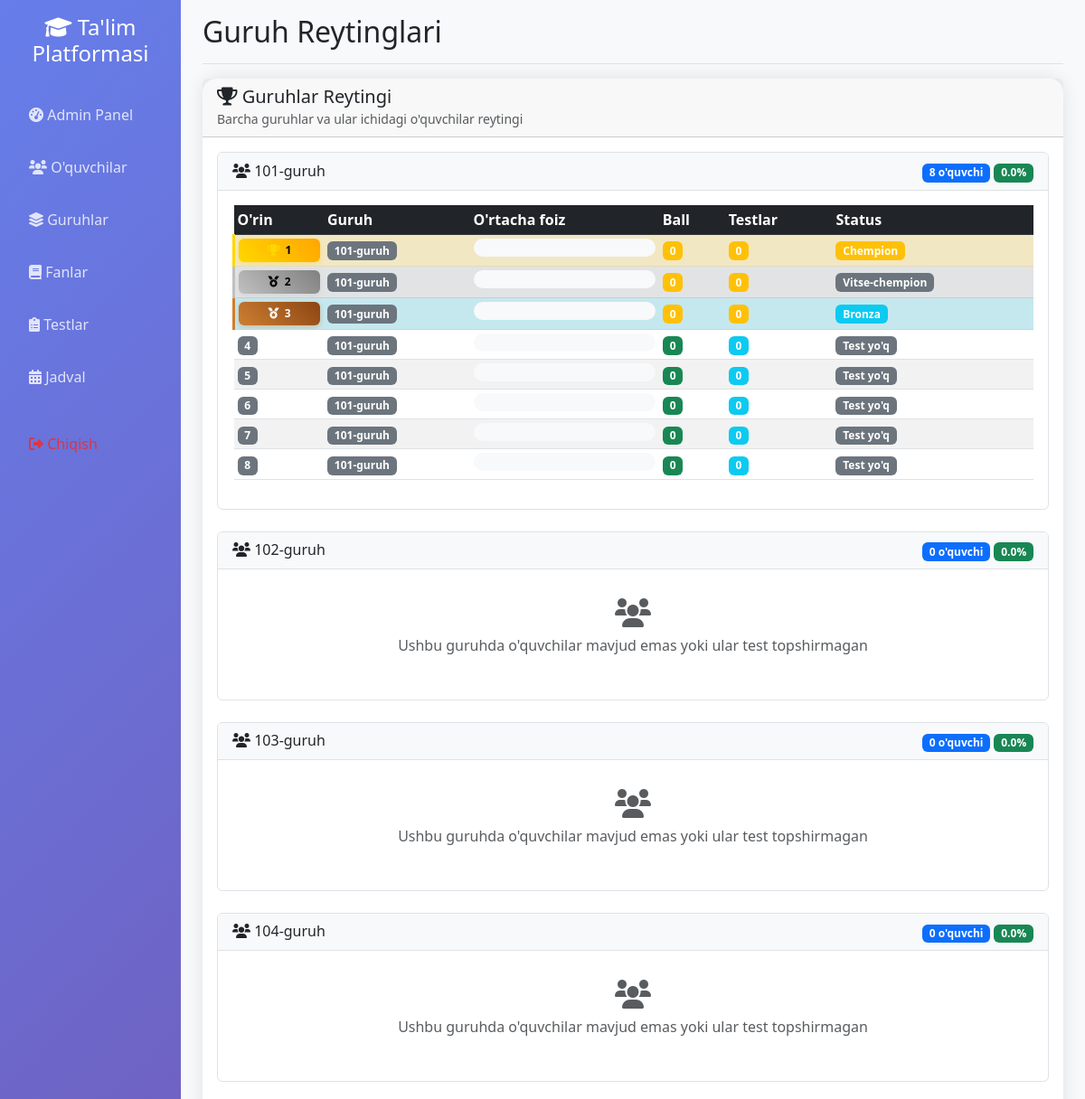
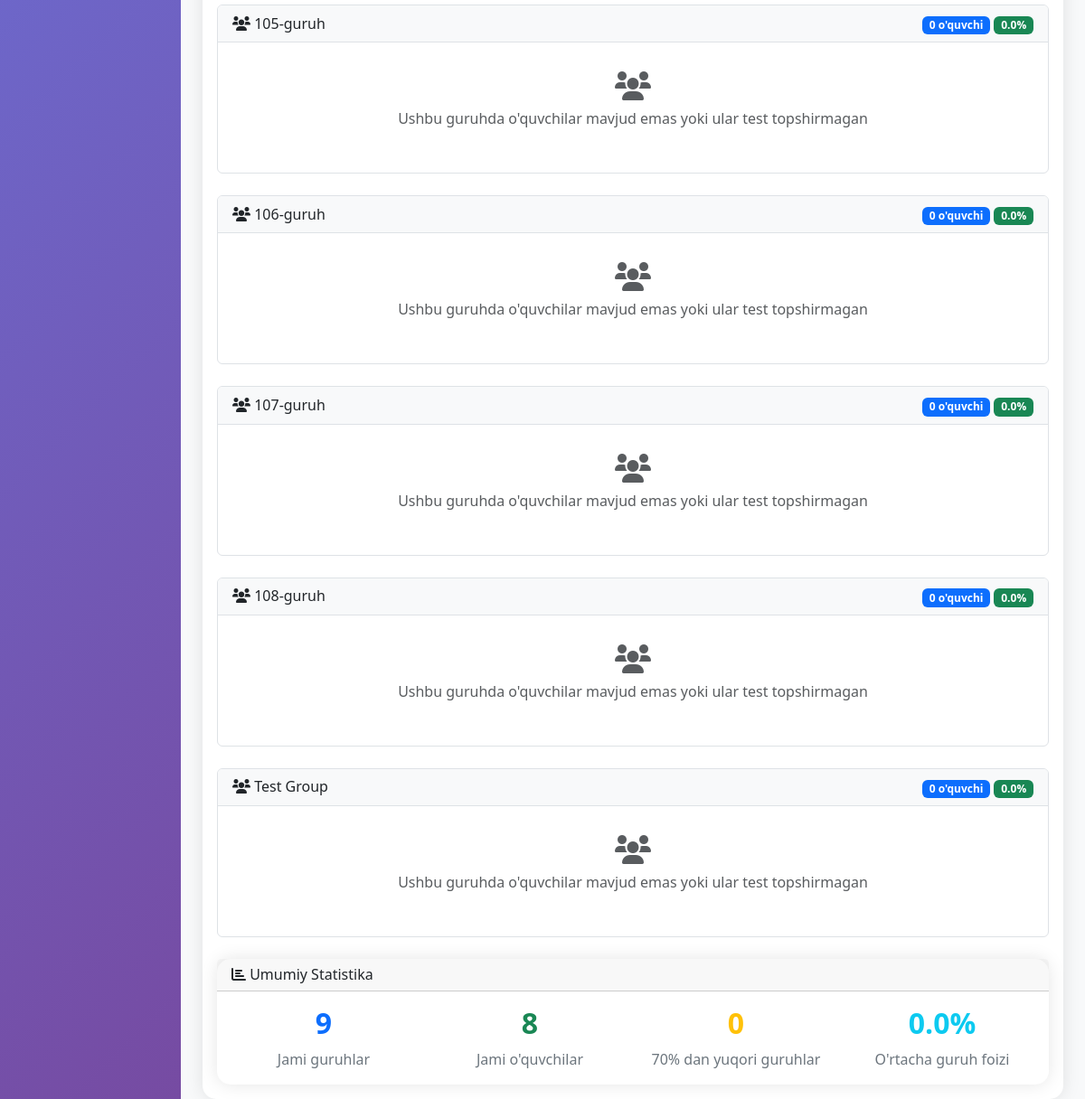
The page /group_rating (signed in) on the database its author committed (2 pictures, top to bottom).
### app.py (models this page shows)
class Group(db.Model):
    __tablename__ = 'group'
    id = db.Column(db.Integer, primary_key=True)
    name = db.Column(db.String(50), unique=True, nullable=False, index=True)
    description = db.Column(db.Text)
    total_score = db.Column(db.Integer, default=0)
    leader = db.relationship('User', backref=db.backref('led_group', uselist=False), foreign_keys=[User.group_id])
    schedules = db.relationship('Schedule', backref='group', lazy=True, cascade='all, delete-orphan')

### app.py (the view)
@app.route('/group_rating')
def group_rating():
    if not session.get('logged_in', False):
        return redirect(url_for('login'))
    user = User.query.get(session['user_id'])
    groups = Group.query.all()
    group_data = []
    for group in groups:
        group_leader = User.query.filter_by(group_id=group.id, is_group_leader=True).first()
        regular_students = User.query.filter_by(group_id=group.id, is_admin=False, is_group_leader=False).all()
        total_students = len(regular_students)
        student_rankings = []
        for student in regular_students:
            results = TestResult.query.filter_by(user_id=student.id).all()
            avg_percentage = 0
            if results:
                avg_percentage = sum(r.percentage for r in results) / len(results)
            total_points = sum(r.points_earned for r in results)
            student_rankings.append({
                'student': student,
                'avg_percentage': avg_percentage,
                'total_points': total_points,
                'total_tests': len(results)
            })
        student_rankings.sort(key=lambda x: x['avg_percentage'], reverse=True)
        for i, ranking in enumerate(student_rankings, 1):
            ranking['rank'] = i
        student_ids = [s.id for s in regular_students]
        test_results = TestResult.query.filter(TestResult.user_id.in_(student_ids)).all()
        avg_percentage = 0
        if test_results:
            avg_percentage = sum(r.percentage for r in test_results) / len(test_results)
        group_data.append({
            'group': group,
            'group_leader': group_leader,
            'total_students': total_students,
            'avg_percentage': avg_percentage,
            'total_tests': len(test_results),
            'student_rankings': student_rankings
        })
    group_data.sort(key=lambda x: x['avg_percentage'], reverse=True)
    return render_template('group_rating.html', group_data=group_data)

### app.py (called while the page is built, shortened)
@app.context_processor
def inject_user():
    class CurrentUser:
        def __init__(self):
            self.is_authenticated = session.get('logged_in', False)
            self.is_admin = session.get('is_admin', False)
            self.is_group_leader = session.get('is_group_leader', False)
            self.username = session.get('username', '')
            self.id = session.get('user_id', None)
    return dict(current_user=CurrentUser(), datetime=datetime)

### templates/group_rating.html (shortened to what this page needs)
{% extends "base.html" %}
{% block page_title %}Guruh Reytinglari{% endblock %}
{% block content %}
<div class="row">
    <div class="col-12">
        <div class="card">
            <div class="card-header">
                <h5 class="mb-0">
                    <i class="fas fa-trophy"></i> Guruhlar Reytingi
                </h5>
                <small class="text-muted">Barcha guruhlar va ular ichidagi o'quvchilar reytingi</small>
            </div>
            <div class="card-body">
                {% if group_data %}
                    {% for group_info in group_data %}
                    <div class="group-rating-card mb-4">
                        <div class="card-header d-flex justify-content-between align-items-center">
                            <div>
                                <h6 class="mb-0">
                                    <i class="fas fa-users"></i> {{ group_info.group.name }}
                                </h6>
                            </div>
                            <div>
                                <span class="badge bg-primary">{{ group_info.total_students }} o'quvchi</span>
                                <span class="badge bg-success">{{ "%.1f"|format(group_info.avg_percentage) }}%</span>
                            </div>
                        </div>
                        <div class="card-body">
                            {% if group_info.student_rankings %}
                                <div class="table-responsive">
                                    <table class="table table-sm table-striped">
                                        <thead class="table-dark">
                                            <tr>
                                                <th>O'rin</th>
                                                <th>Guruh</th>
                                                <th>O'rtacha foiz</th>
                                                <th>Ball</th>
                                                <th>Testlar</th>
                                                <th>Status</th>
                                            </tr>
                                        </thead>
                                        <tbody>
                                            {% for student in group_info.student_rankings %}
                                            <tr class="{% if student.rank == 1 %}table-warning{% elif student.rank == 2 %}table-secondary{% elif student.rank == 3 %}table-info{% endif %}">
                                                <td>
                                                    {% if student.rank == 1 %}
                                                        <div class="rank-badge gold">
                                                            <i class="fas fa-trophy"></i> {{ student.rank }}
                                                        </div>
                                                    {% elif student.rank == 2 %}
                                                        <div class="rank-badge silver">
                                                            <i class="fas fa-medal"></i> {{ student.rank }}
                                                        </div>
                                                    {% elif student.rank == 3 %}
                                                        <div class="rank-badge bronze">
                                                            <i class="fas fa-medal"></i> {{ student.rank }}
                                                        </div>
                                                    {% else %}
                                                        <span class="badge bg-secondary">{{ student.rank }}</span>
                                                    {% endif %}
                                                </td>
                                                <td>
                                                    <span class="badge bg-secondary">{{ student.student.group.name if student.student.group else 'Guruh yo\'q' }}</span>
                                                </td>
                                                <td>
                                                    <div class="progress" style="height: 20px; min-width: 100px;">
                                                    </div>
                                                </td>
                                                <td>
                                                    <span class="badge bg-{{ 'warning' if student.rank <= 3 else 'success' }}">{{ student.total_points }}</span>
                                                </td>
                                                <td>
                                                    <span class="badge bg-{{ 'warning' if student.rank <= 3 else 'info' }}">{{ student.total_tests }}</span>
                                                </td>
                                                <td>
                                                    {% if student.rank == 1 %}
                                                        <span class="badge bg-warning">Chempion</span>
                                                    {% elif student.rank == 2 %}
                                                        <span class="badge bg-secondary">Vitse-chempion</span>
                                                    {% elif student.rank == 3 %}
                                                        <span class="badge bg-info">Bronza</span>
                                                    {% elif student.avg_percentage >= 90 %}
                                                        <span class="badge bg-success">A'lo</span>
                                                    {% elif student.avg_percentage >= 75 %}
                                                        <span class="badge bg-primary">Yaxshi</span>
                                                    {% elif student.avg_percentage >= 60 %}
                                                        <span class="badge bg-warning">Qoniqarli</span>
                                                    {% elif student.avg_percentage > 0 %}
                                                        <span class="badge bg-danger">Qoniqarsiz</span>
                                                    {% else %}
                                                        <span class="badge bg-secondary">Test yo'q</span>
                                                    {% endif %}
                                                </td>
                                            </tr>
                                            {% endfor %}
                                        </tbody>
                                    </table>
                                </div>
                            {% else %}
                                <div class="text-center text-muted py-3">
                                    <i class="fas fa-users fa-2x mb-2"></i>
                                    <p>Ushbu guruhda o'quvchilar mavjud emas yoki ular test topshirmagan</p>
                                </div>
                            {% endif %}
                        </div>
                    </div>
                    {% endfor %}
                    <div class="row mt-4">
                        <div class="col-md-12">
                            <div class="card">
                                <div class="card-header">
                                    <h6 class="mb-0">
                                        <i class="fas fa-chart-bar"></i> Umumiy Statistika
                                    </h6>
                                </div>
                                <div class="card-body">
                                    <div class="row text-center">
                                        <div class="col-md-3">
                                            <div class="stat-item">
                                                <h5 class="text-primary">{{ group_data|length }}</h5>
                                                <p>Jami guruhlar</p>
                                            </div>
                                        </div>
                                        <div class="col-md-3">
                                            <div class="stat-item">
                                                <h5 class="text-success">{{ group_data|sum(attribute='total_students') }}</h5>
                                                <p>Jami o'quvchilar</p>
                                            </div>
                                        </div>
                                        <div class="col-md-3">
                                            <div class="stat-item">
                                                <h5 class="text-warning">{{ group_data|selectattr('avg_percentage', 'ge', 70)|list|length }}</h5>
                                                <p>70% dan yuqori guruhlar</p>
                                            </div>
                                        </div>
                                        <div class="col-md-3">
                                            <div class="stat-item">
                                                <h5 class="text-info">{{ "%.1f"|format((group_data|sum(attribute='avg_percentage') / group_data|length)) }}%</h5>
                                                <p>O'rtacha guruh foizi</p>
                                            </div>
                                        </div>
                                    </div>
                                </div>
                            </div>
                        </div>
                    </div>
                {% endif %}
            </div>
        </div>
    </div>
</div>
{% endblock %}

### static/css/enhanced_ui.css (style rules this page uses)
.card-enhanced { border: none; box-shadow: 0 10px 30px rgba(0, 0, 0, 0.1); transition: all 0.3s ease; }
.progress-enhanced { height: 25px; border-radius: 15px; overflow: hidden; background: #f8f9fa; }

### templates/base.html (style rules this page uses)
.card { border: none; border-radius: 15px; box-shadow: 0 0 20px rgba(0,0,0,0.1); transition: transform 0.3s; }

### templates/group_rating.html (style rules this page uses)
.group-rating-card { border: 1px solid #dee2e6; border-radius: 0.375rem; }
.group-rating-card .card-header { background-color: #f8f9fa; border-bottom: 1px solid #dee2e6; }
.progress { min-width: 100px; }
.badge { font-size: 0.75em; }
.stat-item h5 { font-size: 2rem; font-weight: bold; margin-bottom: 0.5rem; }
.stat-item p { margin: 0; color: #6c757d; }
.rank-badge { padding: 0.25rem 0.5rem; border-radius: 0.375rem; font-weight: bold; font-size: 0.75em; text-align: center; min-width: 40px; }
.rank-badge.gold { background: linear-gradient(45deg, #FFD700, #FFA500); color: #000; box-shadow: 0 2px 6px rgba(255, 215, 0, 0.4); }
.rank-badge.silver { background: linear-gradient(45deg, #C0C0C0, #808080); color: #000; box-shadow: 0 2px 6px rgba(192, 192, 192, 0.4); }
.rank-badge.bronze { background: linear-gradient(45deg, #CD7F32, #8B4513); color: #fff; box-shadow: 0 2px 6px rgba(205, 127, 50, 0.4); }
.table-warning { background-color: rgba(255, 193, 7, 0.15) !important; border-left: 3px solid #FFD700; }
.table-secondary { background-color: rgba(108, 117, 125, 0.15) !important; border-left: 3px solid #C0C0C0; }
.table-info { background-color: rgba(23, 162, 184, 0.15) !important; border-left: 3px solid #CD7F32; }
.table-warning td, .table-secondary td, .table-info td { font-weight: 500; }
.rank-badge i { margin-right: 0.2rem; }
.rank-badge.gold i { color: #FFD700; animation: shine 2s infinite; }

### rows shown on the page
Group: group.name "101-guruh", student.group "101-guruh" "101-guruh" "101-guruh" "101-guruh" "101-guruh" "101-guruh" "101-guruh" "101-guruh"
Group: group.name "102-guruh"
Group: group.name "103-guruh"
Group: group.name "104-guruh"
Group: group.name "105-guruh"
Group: group.name "106-guruh"
Group: group.name "107-guruh"
Group: group.name "108-guruh"
Group: group.name "Test Group"

### other values the page prints
{{ group_info.total_students }} "8" "0" "0" "0" "0" "0" "0" "0" "0"
{{ "%.1f"|format(group_info.avg_percentage) }} "0.0" "0.0" "0.0" "0.0" "0.0" "0.0" "0.0" "0.0" "0.0"
{{ student.rank }} "1"
{{ student.total_points }} "0" "0" "0" "0" "0" "0" "0" "0"
{{ student.total_tests }} "0" "0" "0" "0" "0" "0" "0" "0"
{{ student.rank }} "2"
{{ student.rank }} "3"
{{ student.rank }} "4" "5" "6" "7" "8"
{{ group_data|length }} "9"
{{ group_data|sum(attribute='total_students') }} "8"
{{ group_data|selectattr('avg_percentage', 'ge', 70)|list|length }} "0"
